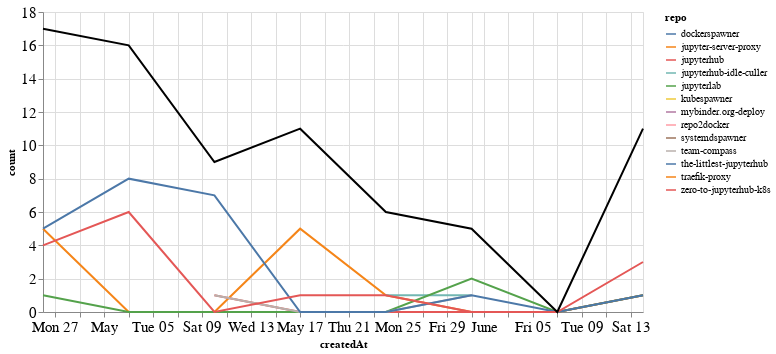

Source (notebook cell):
### Markdown cell above
## Comments

### Code cell
comments_time = comments.groupby('repo').resample('W', on='createdAt').count()['author'].reset_index()
comments_time = comments_time.rename(columns={'author': 'count'})
comments_time_total = comments_time.groupby('createdAt').agg({"count": "sum"}).reset_index()
ch1 = alt.Chart(comments_time, width=600).mark_line().encode(
    x='createdAt',
    y='count',
    color='repo',
    tooltip="repo"
)

ch2 = alt.Chart(comments_time_total, width=600).mark_line(color="black").encode(
    x='createdAt',
    y='count',
)

ch1 + ch2

### Figure 1 — Vega-Lite specification as saved in the notebook (floating-point values rounded to 4 significant figures)
{"config": {"axisLeft": {"labelFontSize": 15}, "axisBottom": {"labelFontSize": 15}}, "layer": [{"data": {"name": "data-b26560bfff6b6f62200cef38053bc556"}, "mark": "line", "encoding": {"color": {"type": "nominal", "field": "repo"}, "tooltip": {"type": "nominal", "field": "repo"}, "x": {"type": "temporal", "field": "createdAt"}, "y": {"type": "quantitative", "field": "count"}}, "width": 600}, {"data": {"name": "data-1852b2c42f4e7171d37579e684651d90"}, "mark": {"type": "line", "color": "black"}, "encoding": {"x": {"type": "temporal", "field": "createdAt"}, "y": {"type": "quantitative", "field": "count"}}, "width": 600}], "$schema": "https://vega.github.io/schema/vega-lite/v4.8.1.json", "datasets": {"data-b26560bfff6b6f62200cef38053bc556": [{"repo": "dockerspawner", "createdAt": "2020-06-14T00:00:00", "count": 4}, {"repo": "jupyter-server-proxy", "createdAt": "2020-04-26T00:00:00", "count": 5}, {"repo": "jupyter-server-proxy", "createdAt": "2020-05-03T00:00:00", "count": 0}, {"repo": "jupyter-server-proxy", "createdAt": "2020-05-10T00:00:00", "count": 0}, {"repo": "jupyter-server-proxy", "createdAt": "2020-05-17T00:00:00", "count": 5}, {"repo": "jupyter-server-proxy", "createdAt": "2020-05-24T00:00:00", "count": 1}, {"repo": "jupyter-server-proxy", "createdAt": "2020-05-31T00:00:00", "count": 0}, {"repo": "jupyter-server-proxy", "createdAt": "2020-06-07T00:00:00", "count": 0}, {"repo": "jupyter-server-proxy", "createdAt": "2020-06-14T00:00:00", "count": 1}, {"repo": "jupyterhub", "createdAt": "2020-05-10T00:00:00", "count": 1}, {"repo": "jupyterhub", "createdAt": "2020-05-17T00:00:00", "count": 0}, {"repo": "jupyterhub", "createdAt": "2020-05-24T00:00:00", "count": 0}, {"repo": "jupyterhub", "createdAt": "2020-05-31T00:00:00", "count": 0}, {"repo": "jupyterhub", "createdAt": "2020-06-07T00:00:00", "count": 0}, {"repo": "jupyterhub", "createdAt": "2020-06-14T00:00:00", "count": 1}, {"repo": "jupyterhub-idle-culler", "createdAt": "2020-05-24T00:00:00", "count": 1}, {"repo": "jupyterhub-idle-culler", "createdAt": "2020-05-31T00:00:00", "count": 1}, {"repo": "jupyterlab", "createdAt": "2020-04-26T00:00:00", "count": 1}, {"repo": "jupyterlab", "createdAt": "2020-05-03T00:00:00", "count": 0}, {"repo": "jupyterlab", "createdAt": "2020-05-10T00:00:00", "count": 0}, {"repo": "jupyterlab", "createdAt": "2020-05-17T00:00:00", "count": 0}, {"repo": "jupyterlab", "createdAt": "2020-05-24T00:00:00", "count": 0}, {"repo": "jupyterlab", "createdAt": "2020-05-31T00:00:00", "count": 2}, {"repo": "jupyterlab", "createdAt": "2020-06-07T00:00:00", "count": 0}, {"repo": "jupyterlab", "createdAt": "2020-06-14T00:00:00", "count": 1}, {"repo": "kubespawner", "createdAt": "2020-05-03T00:00:00", "count": 2}, {"repo": "mybinder.org-deploy", "createdAt": "2020-05-24T00:00:00", "count": 3}, {"repo": "repo2docker", "createdAt": "2020-05-17T00:00:00", "count": 1}, {"repo": "systemdspawner", "createdAt": "2020-04-26T00:00:00", "count": 2}, {"repo": "team-compass", "createdAt": "2020-05-10T00:00:00", "count": 1}, {"repo": "team-compass", "createdAt": "2020-05-17T00:00:00", "count": 0}, {"repo": "team-compass", "createdAt": "2020-05-24T00:00:00", "count": 0}, {"repo": "team-compass", "createdAt": "2020-05-31T00:00:00", "count": 1}, {"repo": "the-littlest-jupyterhub", "createdAt": "2020-04-26T00:00:00", "count": 5}, {"repo": "the-littlest-jupyterhub", "createdAt": "2020-05-03T00:00:00", "count": 8}, {"repo": "the-littlest-jupyterhub", "createdAt": "2020-05-10T00:00:00", "count": 7}, {"repo": "the-littlest-jupyterhub", "createdAt": "2020-05-17T00:00:00", "count": 0}, {"repo": "the-littlest-jupyterhub", "createdAt": "2020-05-24T00:00:00", "count": 0}, {"repo": "the-littlest-jupyterhub", "createdAt": "2020-05-31T00:00:00", "count": 1}, {"repo": "the-littlest-jupyterhub", "createdAt": "2020-06-07T00:00:00", "count": 0}, {"repo": "the-littlest-jupyterhub", "createdAt": "2020-06-14T00:00:00", "count": 1}, {"repo": "traefik-proxy", "createdAt": "2020-05-17T00:00:00", "count": 4}, {"repo": "zero-to-jupyterhub-k8s", "createdAt": "2020-04-26T00:00:00", "count": 4}, {"repo": "zero-to-jupyterhub-k8s", "createdAt": "2020-05-03T00:00:00", "count": 6}, {"repo": "zero-to-jupyterhub-k8s", "createdAt": "2020-05-10T00:00:00", "count": 0}, {"repo": "zero-to-jupyterhub-k8s", "createdAt": "2020-05-17T00:00:00", "count": 1}, {"repo": "zero-to-jupyterhub-k8s", "createdAt": "2020-05-24T00:00:00", "count": 1}, {"repo": "zero-to-jupyterhub-k8s", "createdAt": "2020-05-31T00:00:00", "count": 0}, {"repo": "zero-to-jupyterhub-k8s", "createdAt": "2020-06-07T00:00:00", "count": 0}, {"repo": "zero-to-jupyterhub-k8s", "createdAt": "2020-06-14T00:00:00", "count": 3}], "data-1852b2c42f4e7171d37579e684651d90": [{"createdAt": "2020-04-26T00:00:00", "count": 17}, {"createdAt": "2020-05-03T00:00:00", "count": 16}, {"createdAt": "2020-05-10T00:00:00", "count": 9}, {"createdAt": "2020-05-17T00:00:00", "count": 11}, {"createdAt": "2020-05-24T00:00:00", "count": 6}, {"createdAt": "2020-05-31T00:00:00", "count": 5}, {"createdAt": "2020-06-07T00:00:00", "count": 0}, {"createdAt": "2020-06-14T00:00:00", "count": 11}]}}
